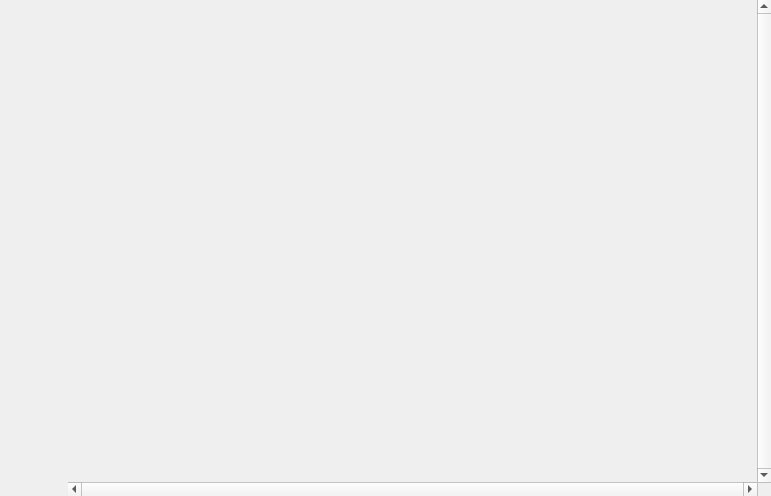
<?xml version="1.0" encoding="UTF-8"?>
<ui version="4.0">
 <class>PianorollTrackView</class>
 <widget class="QWidget" name="PianorollTrackView">
  <property name="geometry">
   <rect>
    <x>0</x>
    <y>0</y>
    <width>771</width>
    <height>496</height>
   </rect>
  </property>
  <property name="windowTitle">
   <string>Form</string>
  </property>
  <layout class="QHBoxLayout" name="horizontalLayout">
   <property name="spacing">
    <number>0</number>
   </property>
   <property name="sizeConstraint">
    <enum>QLayout::SetDefaultConstraint</enum>
   </property>
   <property name="margin">
    <number>0</number>
   </property>
   <item>
    <widget class="PianorollTrackViewKeyboard" name="keyboard" native="true">
     <property name="minimumSize">
      <size>
       <width>68</width>
       <height>0</height>
      </size>
     </property>
    </widget>
   </item>
   <item>
    <widget class="PianorollTrackViewContentScroller" name="scrollArea">
     <property name="focusPolicy">
      <enum>Qt::NoFocus</enum>
     </property>
     <property name="frameShape">
      <enum>QFrame::NoFrame</enum>
     </property>
     <property name="frameShadow">
      <enum>QFrame::Plain</enum>
     </property>
     <property name="lineWidth">
      <number>0</number>
     </property>
     <property name="verticalScrollBarPolicy">
      <enum>Qt::ScrollBarAlwaysOn</enum>
     </property>
     <property name="horizontalScrollBarPolicy">
      <enum>Qt::ScrollBarAlwaysOn</enum>
     </property>
     <property name="widgetResizable">
      <bool>true</bool>
     </property>
     <widget class="PianorollTrackViewContent" name="content">
      <property name="geometry">
       <rect>
        <x>0</x>
        <y>0</y>
        <width>688</width>
        <height>481</height>
       </rect>
      </property>
     </widget>
    </widget>
   </item>
  </layout>
 </widget>
 <customwidgets>
  <customwidget>
   <class>PianorollTrackViewContent</class>
   <extends>QWidget</extends>
   <header>gui/pianorolltrackviewcontent.h</header>
  </customwidget>
  <customwidget>
   <class>PianorollTrackViewKeyboard</class>
   <extends>QWidget</extends>
   <header>gui/pianorolltrackviewkeyboard.h</header>
  </customwidget>
  <customwidget>
   <class>PianorollTrackViewContentScroller</class>
   <extends>QScrollArea</extends>
   <header>gui/pianorolltrackviewcontentscroller.h</header>
   <container>1</container>
  </customwidget>
 </customwidgets>
 <resources/>
 <connections/>
</ui>
